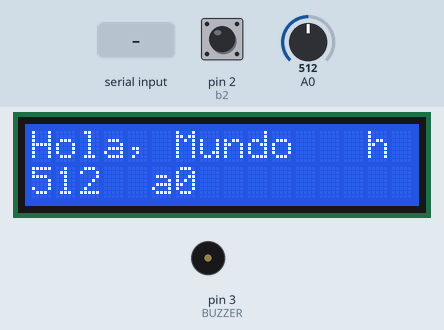
Bench run of a sketch on a simulated Arduino Uno, built with avr-gcc and run on an emulated ATmega328P. Shown: 16×2 character LCD, buzzer (waves = sounding). The test bench sets the inputs (shaded band); at power-on: pin 2 (b2) HIGH, A0 = 512. What the sketch prints to the serial monitor is not drawn.

Above: at 1.2 s.
1.3 s: "A" received over Serial
Timing chart, 0 to 9.6 s (numbered marks = the images above; inputs shaded):
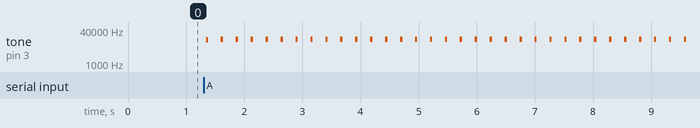

Measured:
- after the input at 1.3 s, tone on pin 3 (BUZZER): silent → 14252 Hz at once, then repeats every 0.26 s: silent 0.22 s, 14351 Hz 0.04 s

The sketch:

S5E2-case.ino
```cpp
#include<LiquidCrystal.h>

char dato=0; //Usa para guardar el dato de la comunicaciòn serial
int boton=0; //En des-uso
int tono = 30; //Guarda, la frecuencia, del tono que se escuchara
int estadoB1 = 0; //Guarda el estado logico del b1
int estadoB2 = 0; //Guarda el estado logico del b2
int i = 0; //Se usa dentro de los ciclos for del programa
int temporal=0;
//LiquidCrystal lcd(RS, ENABLE, DB4, DB5, DB6, DB7);
LiquidCrystal lcd(11,10, 9, 4, 5, 6, 7);
//B1 - 8
//B2 - 2
//Buzzer - 3

void setup(void){
   lcd.begin(16,2);
   lcd.print("Hola, Mundo");
   Serial.begin(9600);
   pinMode(3,OUTPUT); //BUZZER
   pinMode(8,INPUT_PULLUP); //b1
   pinMode(2, INPUT_PULLUP); //b2
}

void loop(void){
    lcd.setCursor(14,0);
    lcd.print("h");
    Serial.println("Inicio Etapa 1");
    for(;;){
      lcd.setCursor(0,1);
      lcd.print(analogRead(A0));
      lcd.setCursor(4,1);
      lcd.print(" a0");
      if(Serial.available() == 1);
      {
       dato = Serial.read();
       if(dato == 'A') {
           break;
       }
      }
      //delay(500);
    }
     Serial.println("fIN Etapa 1");
      Serial.println("Inicio Etapa 2");
    for(;;){
      estadoB1 = digitalRead(8);
      estadoB2 = digitalRead(2);
      //if( estadoB1 == 0 && estadoB2 == 0)  tono = 30;
      //else if (estadoB1 == 0 && estadoB2 == 1) tono = 50;
      //else if (estadoB1 == 1 && estadoB2 == 0) tono = 100;
      //else tono = 1915;

      temporal = estadoB2*2+estadoB1*1;
      //temporal = EBN*2^n+EBN-1+2^(n-1)...EB3*4+EB2*2+EB1*1;
      // EB1 = 0, EB2 = 0, temporal = 0
      // EB1 = 0, EB2 = 1, temporal = 1
      // EB1 = 1, EB2 = 0, temporal = 2
      // EB1 = 1, EB1 = 1, temporal = 3
      switch(temporal){
        case 0: tono = 30;
        case 1: tono = 80;
        case 2: tono = 100;
        case 3: tono = 1915;
        default: tono=30;
        }
      for(i = 0 ; i<100; i++){

        ///Inicio
        digitalWrite(3, HIGH);
        delayMicroseconds(tono);
        digitalWrite(3,LOW);
        delayMicroseconds(tono);
        //PWM digital
        //fin

      }
      delay(250);

    }
}
```

S5E1.cpp
```cpp
#include<LiquidCrystal.h>

//LiquidCrystal lcd(RS, ENABLE, DB4, DB5, DB6, DB7);
LiquidCrystal lcd(8, 9, 4, 5, 6, 7);

void setup(void){
   lcd.begin(16,2);
   lcd.print("Hola, Mundo");

}

void loop(void){
    lcd.setCursor(14,0);
    lcd.print("h");
    for(;;){
      lcd.setCursor(0,1);
      lcd.print(analogRead(A0));
      lcd.setCursor(4,1);
      lcd.print(" a0");

      delay(500);
    }
}
```

S5E2.cpp
```cpp
#include<LiquidCrystal.h>

char dato=0;
int boton=0;
int tono = 30;
int estadoB1 = 0;
int estadoB2 = 0;
int i = 0;

//LiquidCrystal lcd(RS, ENABLE, DB4, DB5, DB6, DB7);
LiquidCrystal lcd(8, 9, 4, 5, 6, 7);

void setup(void){
   lcd.begin(16,2);
   lcd.print("Hola, Mundo");
   Serial.begin(9600);
   pinMode(11,OUTPUT);
    pinMode(12,INPUT_PULLUP);
   pinMode(13, INPUT_PULLUP);
}

void loop(void){
    lcd.setCursor(14,0);
    lcd.print("h");
    Serial.println("Inicio Etapa 1");
    for(;;){
      lcd.setCursor(0,1);
      lcd.print(analogRead(A0));
      lcd.setCursor(4,1);
      lcd.print(" a0");
      if(Serial.available() == 1);
      {
       dato = Serial.read();
       if(dato == 'A') {
           break;
       }
      }
      //delay(500);
    }
     Serial.println("fIN Etapa 1");
      Serial.println("Inicio Etapa 2");
    for(;;){
      estadoB1 = digitalRead(12);
      estadoB2 = digitalRead(13);
      if( estadoB1 == 0 && estadoB2 == 0)  tono = 30;
      else if (estadoB1 == 0 && estadoB2 == 1) tono = 50;
      else if (estadoB1 == 1 && estadoB2 == 0) tono = 100;
      else tono = 150;
      for(i = 0 ; i<100; i++){
        digitalWrite(11, HIGH);
        delayMicroseconds(tono);
        digitalWrite(11,LOW);
        delayMicroseconds(tono);

      }
      //delay(250);

    }
}
```
